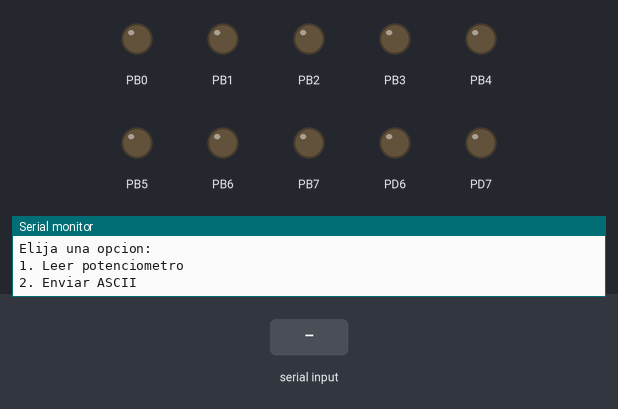
This program was run on a simulated ATmega328P, built with avr-gcc and emulated at 16 MHz. Parts: output pins drawn as LEDs (lit = HIGH), the last lines printed to the serial monitor. Inputs (shaded band) come from the test bench.

Above: at 1.2 s.
1.3 s: "1\n" received over Serial
2.8 s: byte 50 ('2') received over Serial
4.3 s: byte 49 ('1') received over Serial
At 5.0 s:
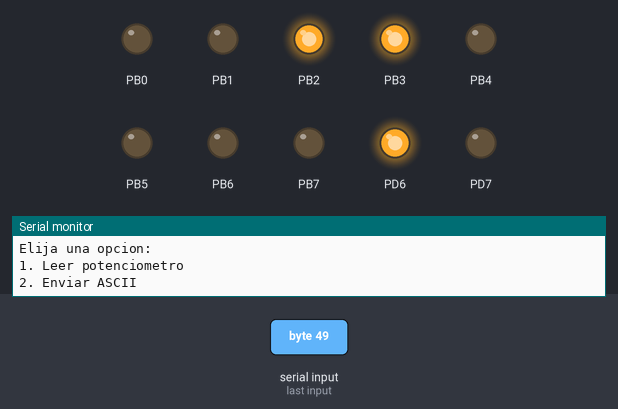
5.8 s: "0\n" received over Serial
Timing chart, 0 to 8.3 s (numbered marks = the images above; inputs shaded):
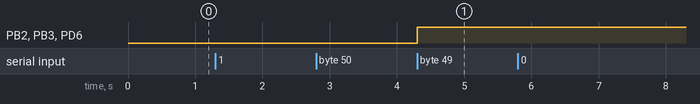

Measured:
- after the input at 4.3 s, PB2, PB3, PD6: LOW → HIGH at once

The program:

main.c
```c
/*
 * Universidad del Valle de Guatemala
 * IE2023: Programacion de Microcontroladores
 * Laboratorio6.c
 * Autor: Alma Lisbeth Mata Ixcayau
 * Proyecto: Laboratorio 6
 * Descripcion: Comunicación serial
 * Creado: 24/04/2025
*/
/****************************************/
// Encabezado
#define F_CPU 16000000
#include <avr/io.h>
#include <stdint.h>
#include <stdio.h>
#include <util/delay.h>
#include <avr/interrupt.h>

/****************************************/
// Prototipos de función
void setup(void);
void UART_init(void);
void ADC_init(void);
void send_CHAR(unsigned char caracter);
void send_STRING(char* texto);
void show_MENU(void);
void send_ASCII(uint8_t dato);
uint16_t read_ADC();

volatile uint8_t received_RX = 0;
volatile uint8_t dato_ENVIADO = 0;
volatile uint16_t valor_ADC = 0;
volatile uint8_t modo_ASCII = 0;
/****************************************/
// Función principal
int main(void) {

	setup(); // Configuraciones iniciales
	show_MENU();

	while (1) {
		if (dato_ENVIADO)
		{
			if (!modo_ASCII)
			{
				if (received_RX == '1')
				{
					valor_ADC = read_ADC();
					char BUFF[20];
					sprintf(BUFF, "\n Valor ADC: %u\n", valor_ADC);
					send_STRING(BUFF);
					show_MENU();
				}
				else if (received_RX == '2')
				{
					modo_ASCII = 1;
					send_STRING("\n Introduzca un caracter: ");
				}
				else{
					send_STRING("\n Debe seleccionar ´1´ o ´2´ \n");
					show_MENU();
				}
			}
			else {
				send_CHAR(received_RX);
				send_CHAR('\n');
				send_ASCII(received_RX);
				modo_ASCII = 0;
				show_MENU();
			}
			dato_ENVIADO = 0;
		}
	}
}

/****************************************/
// Subrutinas sin Interrupcion
void setup(void){
	cli();

	// Entradas y Salidas
	DDRD |= (1 << DDD7) | (1 << DDD6);
	DDRB = 0xFF; // Todo PORTB como salida

	UART_init(); // Configuracion del UART
	ADC_init();

	sei();
}

void UART_init(void){
	UBRR0 = 103;

	UCSR0B = (1 << RXCIE0) | (1 << RXEN0) | (1 << TXEN0); //Rx int. | Rxen | Txen
	UCSR0C = (1 << UCSZ01) | (1 << UCSZ00); //Async. | No parity | 1 stop | 8 data
}

void ADC_init(void){
	ADMUX = (1 << REFS0);  // VCC
	ADCSRA = (1 << ADEN) | (1 << ADPS2) | (1 << ADPS1) | (1 << ADPS0);  // PRESCALER 128
}

void send_CHAR(unsigned char caracter){
	while (!(UCSR0A & (1 << UDRE0))); //Revisar si UDR está vacío
	UDR0 = caracter;
}

void send_STRING(char* texto){
	uint8_t i = 0;
	while (texto[i] != '\0'){
		send_CHAR(texto[i]);
		i++;
	}
}

void show_MENU(void){
	send_STRING("\nElija una opcion:\n");
	send_STRING("1. Leer potenciometro\n");
	send_STRING("2. Enviar ASCII\n");
}

void send_ASCII(uint8_t dato){
	PORTB = ((dato & 0xFC) >> 2);
	PORTD = (PORTD & 0x3F) | ((dato & 0x03) << 6);
}

uint16_t read_ADC() {
	ADCSRA |= (1 << ADSC);
	while (ADCSRA & (1 << ADSC));
	return ADC;
}
/****************************************/
// Subrutinas de Interrupcion
ISR(USART_RX_vect){
	received_RX = UDR0;
	dato_ENVIADO = 1;
}
```
